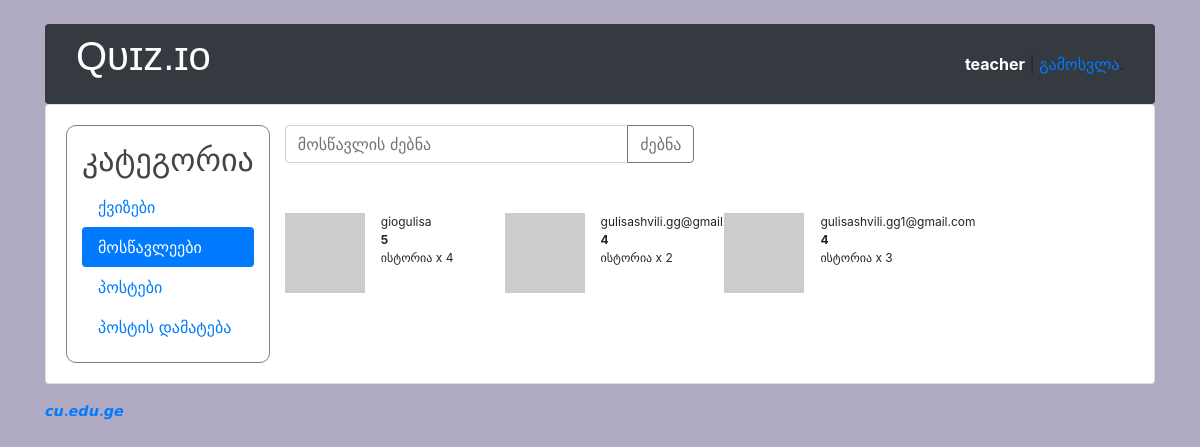
The app's page /teachers/s/ (signed in), older data.
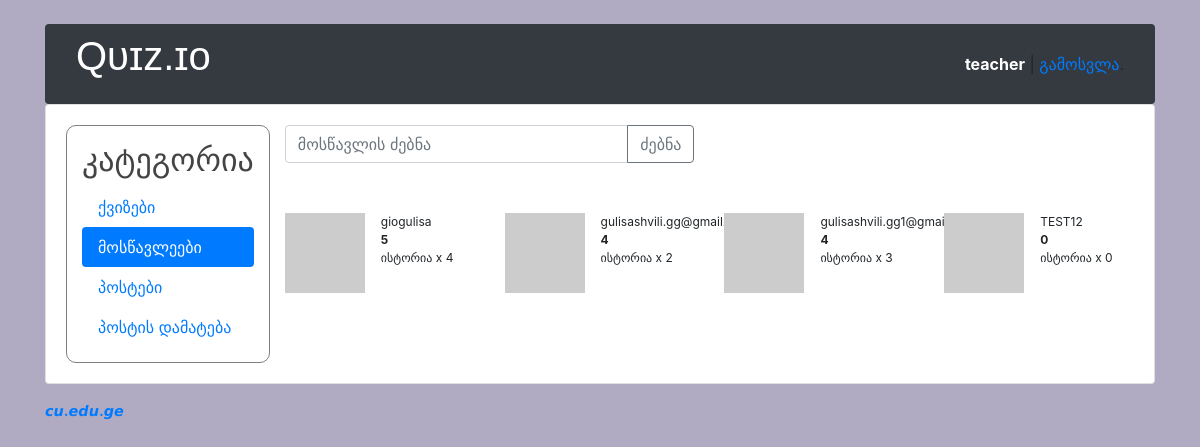
The same page, newer data.
### classroom/models.py (models this page shows, shortened)
class Student(models.Model):
    user = models.OneToOneField(User, on_delete=models.CASCADE, primary_key=True)
    quizzes = models.ManyToManyField(Quiz, through='TakenQuiz')
    interests = models.ManyToManyField(Subject, related_name='interested_students')
    score = models.IntegerField(default=0)

class User(AbstractUser):
    is_student = models.BooleanField(default=False)
    is_teacher = models.BooleanField(default=False)
    username = models.CharField(error_messages={'unique': 'მომხმარებლის სახელი დაკავებულია.'}, max_length=150, unique=True, verbose_name='მომხმარებლის სახელი')

### classroom/views/teachers.py (the view)
# urls.py: path('s/', students.StudentList.as_view(), name='student_list'),
@method_decorator([login_required, teacher_required()], name='dispatch')
class StudentList(ListView):
    paginate_by = 36
    template_name = 'classroom/teachers/student_list.html'
    context_object_name = 'students'
    def get_queryset(self):
        query = self.request.GET.get('q', '')
        User = get_user_model()
        queryset = Student.objects.order_by('-score')
        if query:
            queryset = queryset.filter(user__username__icontains=query)
        return queryset

### classroom/templatetags/quiz_extras.py (called while the page is built)
@register.filter
def gravatar_url(username, size=40):
    username_hash = hashlib.md5(username.lower().encode('utf-8')).hexdigest()
    return f"https://www.gravatar.com/avatar/{username_hash}?s={size}&d=identicon"

@register.filter
def top_subject(taken_quizzes):
    subjects = taken_quizzes.values('quiz__subject__name') \
        .annotate(score=Sum('score')) \
        .order_by('-score')
    if subjects:
        name = subjects[0]['quiz__subject__name']
        score = subjects[0]['score']
        return f"{name} x {score}"
    return ""

### classroom/templates/classroom/teachers/student_list.html (shortened to what this page needs)
{% extends 'base.html' %}
{% load quiz_extras %}
{% block content %}
    <div id = responsivediv>
        <div>
            {% include 'classroom/teachers/_header.html' with active='students' %}
        </div>
        <div>
            <form method='GET'>
                <div class="row">
                    <div class="col-sm-6">
                        <div class="input-group mb-3">
                            <input type="text" class="form-control" name='q' size="200" value='{{ request.GET.q }}'
                                   placeholder="მოსწავლის ძებნა">
                            <div class="input-group-append">
                                <button class="btn btn-outline-secondary" type="submit">ძებნა</button>
                            </div>
                        </div>
                    </div>
                </div>
            </form>
            <br>
            <div class="row">
                {% for student in students %}
                    <div class="col-sm-3">
                        <div class="media">
                            <a>
                                <img class="mr-3" src="{{ student.user.username|gravatar_url:50 }}"
                                     alt="{{ student.user.get_full_name }}">
                            </a>
                            <div class="media-body" style="font-size: 12px">
                                {{ student.user.username }}<br>
                                <strong>{{ student.score }}</strong><br>
                                {{ student.taken_quizzes.all|top_subject }}
                            </div>
                        </div>
                    </div>
                {% empty %}
                    <div class="col-sm-6"><p class="text-warning">არცერთი მოსწავლე არ მოიძებნა</p></div>
                {% endfor %}
            </div>
        </div>
    </div>
{% endblock %}

Row changes from the older to the newer data that the page shows:
added Student: user.username "TEST12", score "0", taken_quizzes.all|top_subject "ისტორია x 0"
